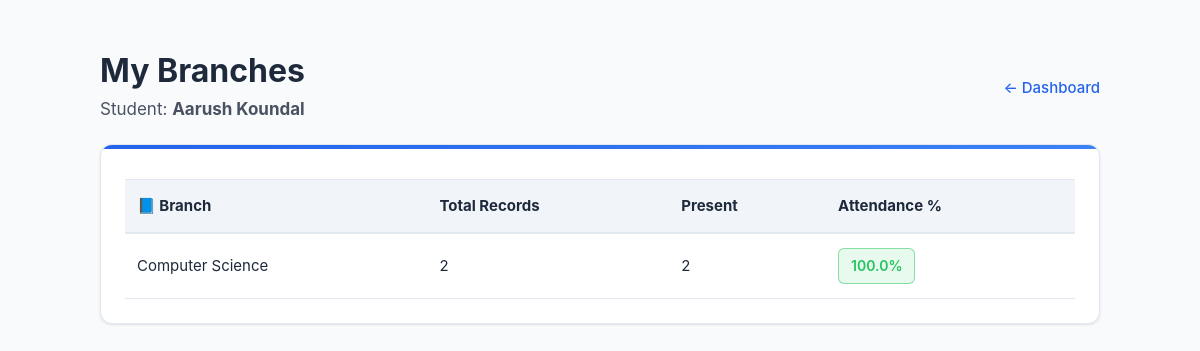
Before: /student/classes (signed in) with the older database file.
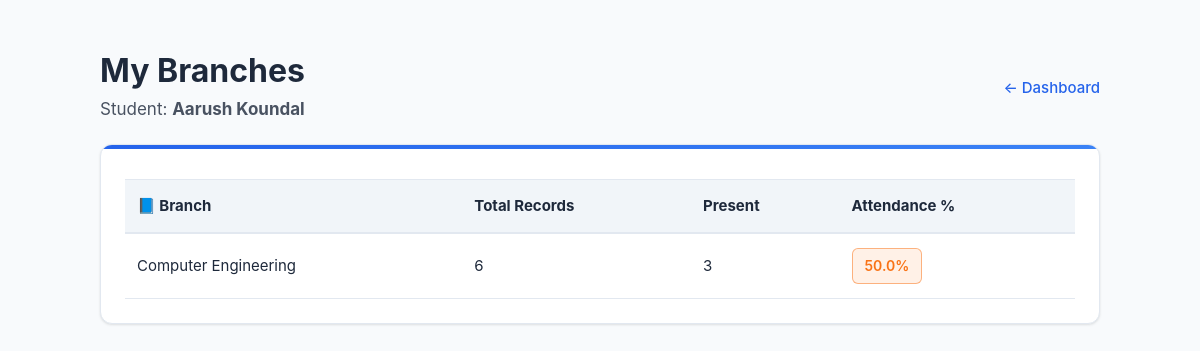
After: the same page with the newer database file.
### app.py (models this page shows)
class Attendance(db.Model):
    id = db.Column(db.Integer, primary_key=True)
    student_id = db.Column(db.Integer, db.ForeignKey("user.id"), nullable=False)
    teacher_id = db.Column(db.Integer, db.ForeignKey("user.id"), nullable=False)
    subject = db.Column(db.String(100), nullable=False)
    branch = db.Column(db.String(100), nullable=True)
    semester = db.Column(db.String(20), nullable=True)
    date = db.Column(db.Date, nullable=False, default=date.today)
    status = db.Column(db.String(20), nullable=False, default="absent")
    student = db.relationship(
        "User", foreign_keys=[student_id], backref="attendance_as_student"
    )
    teacher = db.relationship(
        "User", foreign_keys=[teacher_id], backref="attendance_as_teacher"
    )

### app.py (the view)
@app.route("/student/classes")
def student_classes():
    if session.get("role") != "student":
        abort(403)
    student = User.query.get(session.get("user_id"))
    records_for_student = Attendance.query.filter_by(student_id=student.id).all()
    branches = sorted(
        {(r.branch or "").strip() for r in records_for_student if (r.branch or "").strip()},
        key=lambda x: x.lower(),
    )
    classes_stats = []
    for branch_name in branches:
        total = Attendance.query.filter(
            Attendance.student_id == student.id,
            Attendance.branch == branch_name,
        ).count()
        present = Attendance.query.filter(
            Attendance.student_id == student.id,
            Attendance.branch == branch_name,
            func.lower(Attendance.status) == "present",
        ).count()
        pct = round((present / total) * 100, 2) if total > 0 else 0
        classes_stats.append(
            {"branch": branch_name, "total": total, "present": present, "percentage": pct}
        )
    return render_template(
        "student_classes.html", student=student, classes_stats=classes_stats
    )

### templates/student_classes.html (shortened to what this page needs)
<!DOCTYPE html>
<html lang="en">
<head>
  <link rel="stylesheet" href="{{ url_for('static', filename='style.css') }}">
</head>
<body>
  <div class="wrap">
    <div style="display:flex;justify-content:space-between;align-items:center">
      <div>
        <h1>My Branches</h1>
        <div style="opacity:.8;font-size:17px">Student: <strong>{{ student.name }}</strong></div>
      </div>
      <div>
        <a class="back" href="{{ url_for('student_dashboard') }}">← Dashboard</a>
      </div>
    </div>
    <div class="card">
      {% if classes_stats %}
        <table>
          <thead>
            <tr>
              <th>📘 Branch</th>
              <th>Total Records</th>
              <th>Present</th>
              <th>Attendance %</th>
            </tr>
          </thead>
          <tbody>
            {% for c in classes_stats %}
              <tr>
                <td>{{ c.branch }}</td>
                <td>{{ c.total }}</td>
                <td>{{ c.present }}</td>
                <td>
                  {% if c.percentage >= 75 %}
                    <span class="badge good">{{ c.percentage }}%</span>
                  {% elif c.percentage >= 40 %}
                    <span class="badge avg">{{ c.percentage }}%</span>
                  {% else %}
                    <span class="badge bad">{{ c.percentage }}%</span>
                  {% endif %}
                </td>
              </tr>
            {% endfor %}
          </tbody>
        </table>
      {% else %}
        <p style="opacity:.7;font-size:16px">No branch records available.</p>
      {% endif %}
    </div>
  </div>
</body>
</html>

Changed rows visible on the page:
changed Attendance: branch "Computer Science" → "Computer Engineering"; total "2" → "6"; present "2" → "3"; percentage "100.0" → "50.0"
